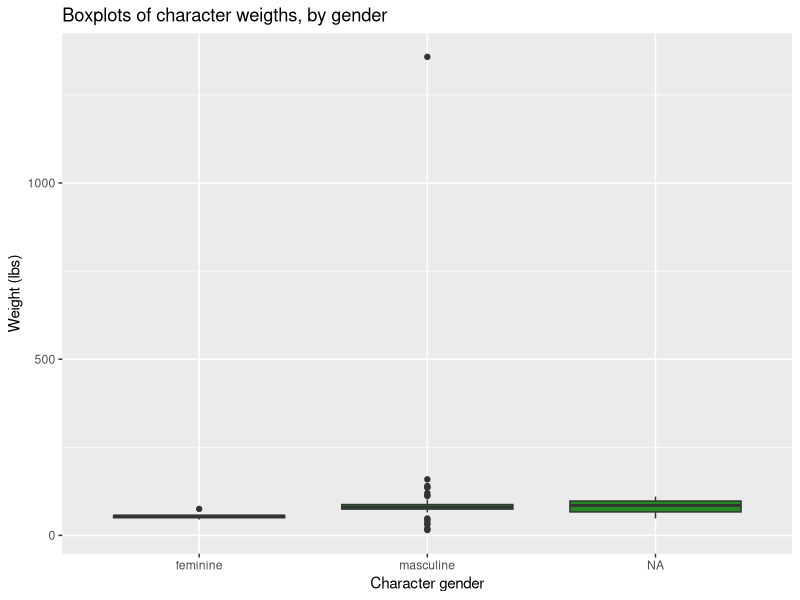

Source code (R):
## ---- chunk 1
knitr::opts_chunk$set(echo = FALSE)

library(tidyverse)
## ---- chunk 2
head(starwars)
## ---- chunk 3
starwars %>%
  filter(!is.na(gender)) %>%
  group_by(gender) %>%
  summarize(n = n(), mean = mean(height, na.rm = TRUE))
## ---- chunk 4
t.test(height ~ gender, data = starwars)
## ---- chunk 5
kruskal.test(height ~ gender, data = starwars)
## ---- chunk 6
starwars %>%
ggplot(aes(x = gender, y = mass)) +
  geom_boxplot(fill = 'forestgreen') +
  labs(x = "Character gender", y = "Weight (lbs)", title = "Boxplots of character weigths, by gender")
